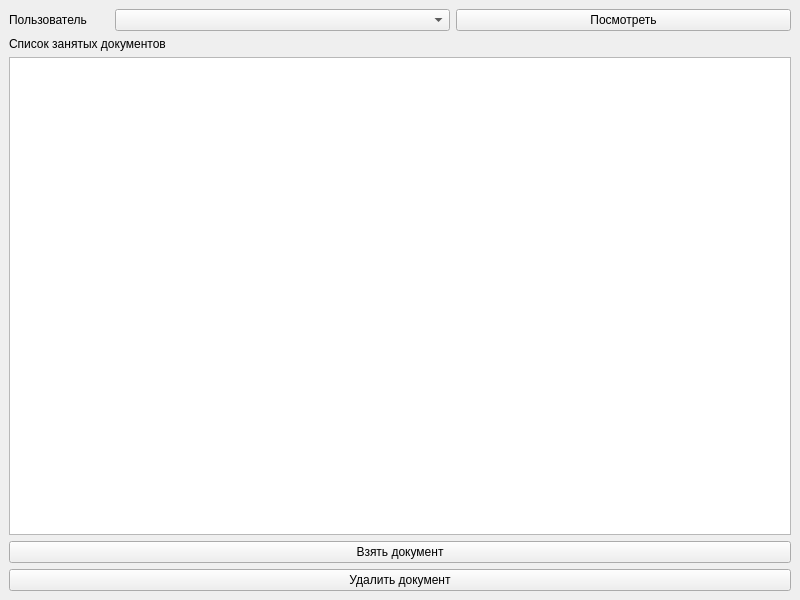
<?xml version="1.0" encoding="UTF-8"?>
<ui version="4.0">
 <class>MainWindow</class>
 <widget class="QMainWindow" name="MainWindow">
  <property name="geometry">
   <rect>
    <x>0</x>
    <y>0</y>
    <width>800</width>
    <height>600</height>
   </rect>
  </property>
  <property name="windowTitle">
   <string>MainWindow</string>
  </property>
  <widget class="QWidget" name="centralwidget">
   <layout class="QVBoxLayout" name="verticalLayout">
    <item>
     <layout class="QHBoxLayout" name="horizontalLayout">
      <item>
       <widget class="QLabel" name="label_2">
        <property name="maximumSize">
         <size>
          <width>100</width>
          <height>16777215</height>
         </size>
        </property>
        <property name="text">
         <string>Пользователь</string>
        </property>
       </widget>
      </item>
      <item>
       <widget class="QComboBox" name="comboBox_getUser"/>
      </item>
      <item>
       <widget class="QPushButton" name="pushButton_checkDoc">
        <property name="text">
         <string>Посмотреть</string>
        </property>
       </widget>
      </item>
     </layout>
    </item>
    <item>
     <widget class="QLabel" name="label">
      <property name="text">
       <string>Список занятых документов</string>
      </property>
     </widget>
    </item>
    <item>
     <widget class="QTableWidget" name="tableWidget_doc"/>
    </item>
    <item>
     <widget class="QPushButton" name="pushButton_putDoc">
      <property name="text">
       <string>Взять документ</string>
      </property>
     </widget>
    </item>
    <item>
     <widget class="QPushButton" name="pushButton_delete">
      <property name="text">
       <string>Удалить документ</string>
      </property>
     </widget>
    </item>
   </layout>
  </widget>
 </widget>
 <resources/>
 <connections/>
</ui>
